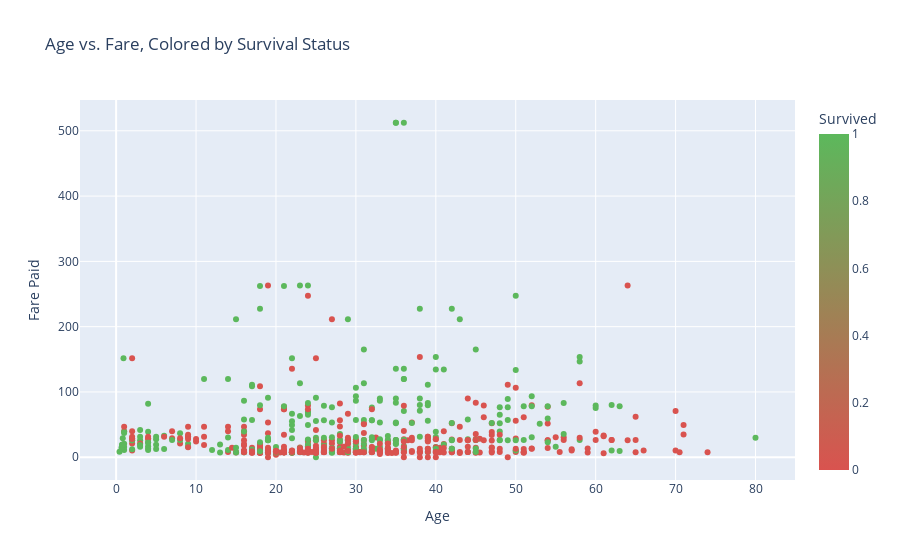

The notebook cell this image was saved under:
### Markdown cell above
### Visualizing the Data
Let's create a scatter plot to visually inspect the relationship between `Age`, `Fare`, and `Survived`.

### Code cell
px.scatter(df, 
           x='age', 
           y='fare', 
           color='survived', 
           color_continuous_scale=['#d9534f', '#5cb85c'],
           title='Age vs. Fare, Colored by Survival Status',
           labels={'survived': 'Survived', 'age': 'Age', 'fare': 'Fare Paid'},
           hover_data=['pclass', 'sex', 'embarked'])

### Figure 1 — Plotly figure (JSON) as saved in the notebook; plotly's stock layout.template omitted (floating-point values rounded to 4 significant figures; data arrays with more than 128 entries replaced by an {"elided": "..."} marker saying what was removed)
{"data": [{"customdata": {"elided": "891x3 mixed values"}, "hovertemplate": "Age=%{x}<br>Fare Paid=%{y}<br>pclass=%{customdata[0]}<br>sex=%{customdata[1]}<br>embarked=%{customdata[2]}<br>Survived=%{marker.color}<extra></extra>", "legendgroup": "", "marker": {"color": {"elided": "891 int values"}, "coloraxis": "coloraxis", "symbol": "circle"}, "mode": "markers", "name": "", "orientation": "v", "showlegend": false, "type": "scatter", "x": {"elided": "891 float values"}, "xaxis": "x", "y": {"elided": "891 float values"}, "yaxis": "y"}], "layout": {"coloraxis": {"colorbar": {"title": {"text": "Survived"}}, "colorscale": [[0, "#d9534f"], [1, "#5cb85c"]]}, "legend": {"tracegroupgap": 0}, "title": {"text": "Age vs. Fare, Colored by Survival Status"}, "xaxis": {"anchor": "y", "domain": [0, 1], "title": {"text": "Age"}}, "yaxis": {"anchor": "x", "domain": [0, 1], "title": {"text": "Fare Paid"}}}}
